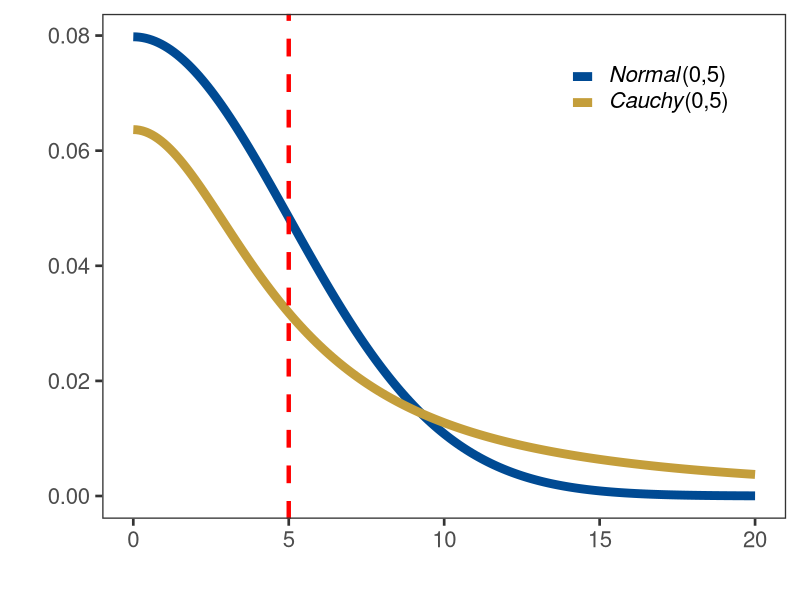
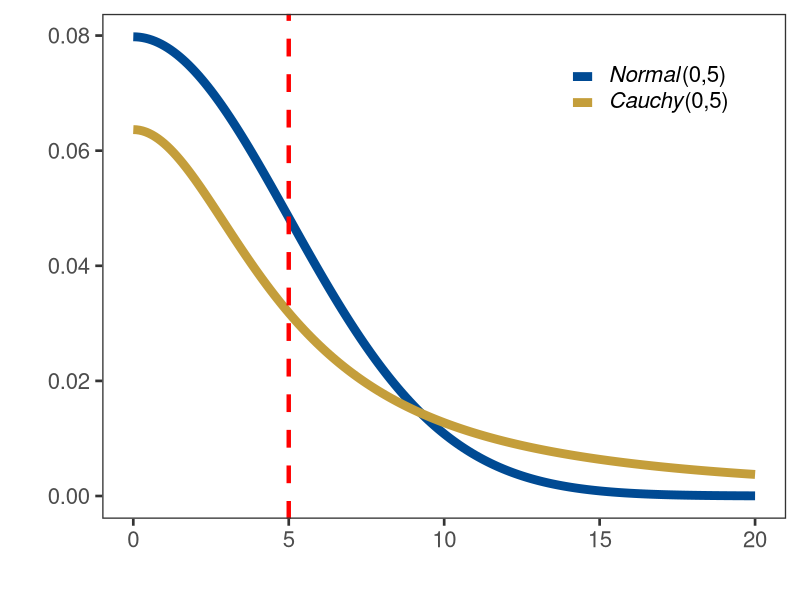

Source code (R) for these figures, in order:
library(ggplot2)
library(reshape2)

myconfig <- theme_bw(base_size = 20) +
    theme(panel.grid.major = element_blank(),
          panel.grid.minor = element_blank(),
          panel.background = element_blank() )

x <- seq(0,20,by = 0.1 )
y1 = dnorm(x, 0, 5)
y2 = dcauchy(x, 0, 5)

df  <- data.frame(x=x, y1=y1, y2=y2)
dfl <- melt(df, id = 'x') # datafreame long
df1 <- data.frame(x=x, y1=y1)
df2 <- data.frame(x=x, y2=y2)

g <- ggplot(data=dfl, aes(x=x, y=value, colour=variable))
g <- g + geom_line(size = 3) + myconfig + labs(x="",y="")
g <- g + scale_color_manual(values=c("#004a93", "#c49e3b"),
                            breaks=c("y1","y2"),
                            labels=c(expression(paste(italic("Normal"),"(0,5)")),expression(paste(italic("Cauchy"),"(0,5)"))))
g <- g + theme(legend.position=c(.8,.85), # bottom-left is 0,0; top-right is 1,1
               legend.title=element_blank(),
               legend.key=element_blank()) # remove box
g <- g + geom_vline(xintercept = 5, size = 1.5, colour="red", linetype = 2)
g

ggsave(plot = g, "_plots/halfCauchy.png", width = 6, height = 4, type = "cairo-png", units = "in")
